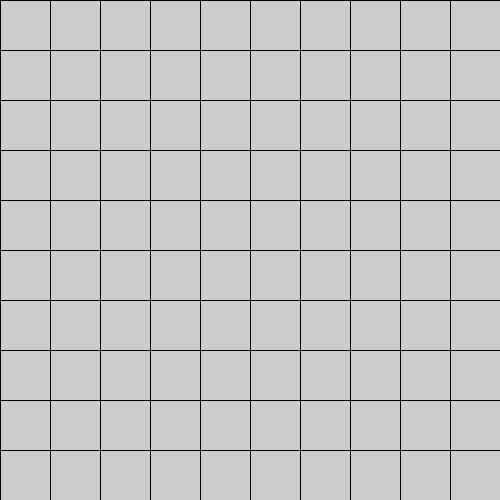
Frame 1 (no input)
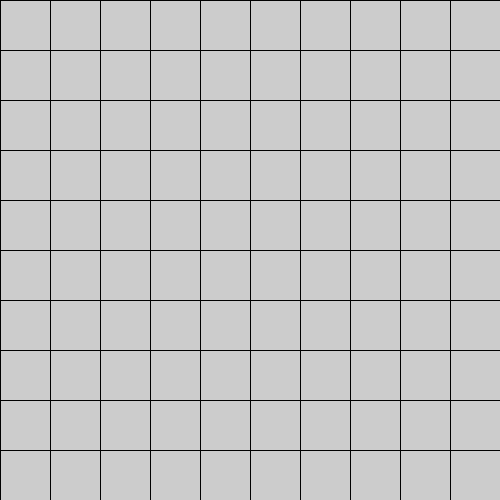
Frame 60 (the mouse pressed at the canvas centre just before this capture)
Frame 120 (the mouse held since frame 60 and released just before this capture): identical to frame 60, image omitted

The Processing sketch that drew these frames (run headless with seeded random() and noise(); from frame 60 on, the mouse is pressed at the canvas centre):

// Processing sketch: processing_136578
// ── processing_136578.pde

//But, we should use for loops to make things, like the classic grid example
void setup() {
  size(500, 500);
}


void draw() {

  for (int i = 0; i < 10; i = i + 1) { // so here we draw from y = 0 to y = height
    line(i * 50, 0, i * 50, height);   // incrementing along the x axis every 50
    println("i is equal to:  " + i);   // pixels
  }

  for (int i = 0; i < 10; i = i + 1) { // and here we draw from (wi
    line(0, i * 50, width, i * 50);
    println("i is equal to:  " + i);
  }
  
  //notice we can use the iterator variable 'i' over again, as it is declared in
  //the forLoop, it is only local to the specific forLoop it is created in
  
}
